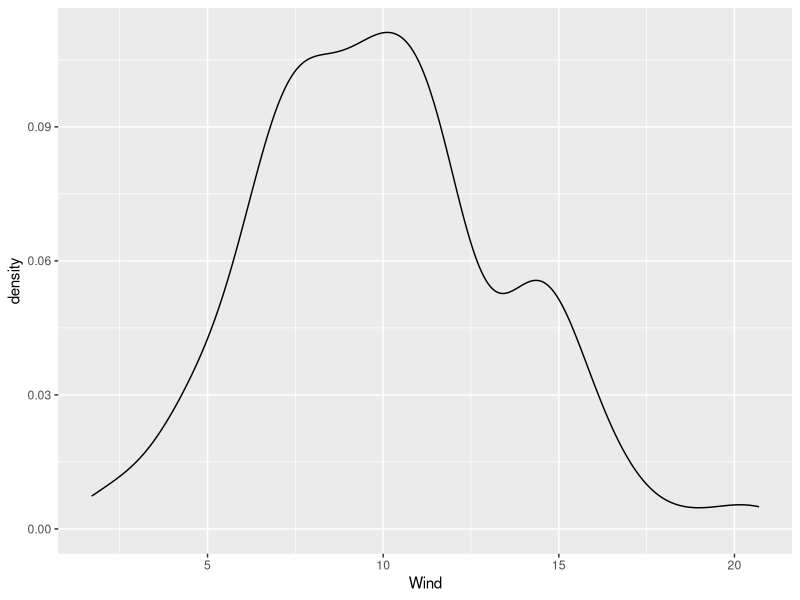
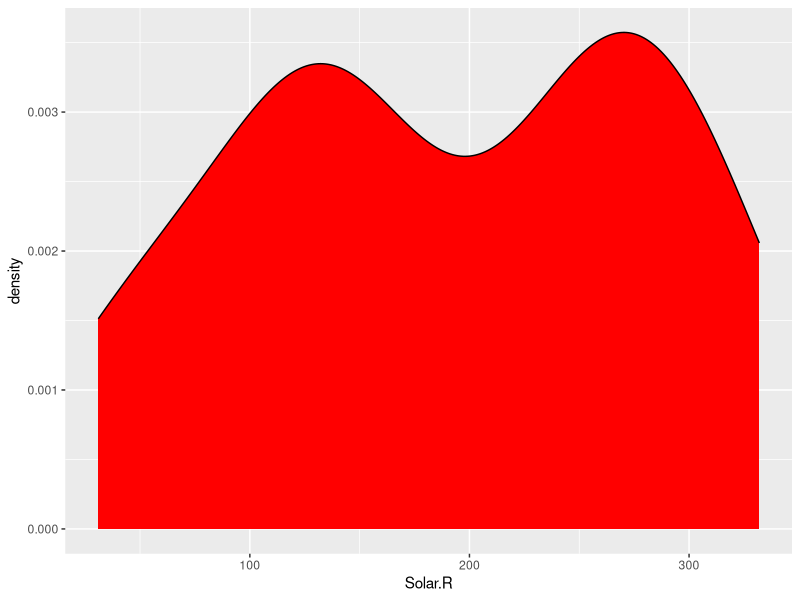
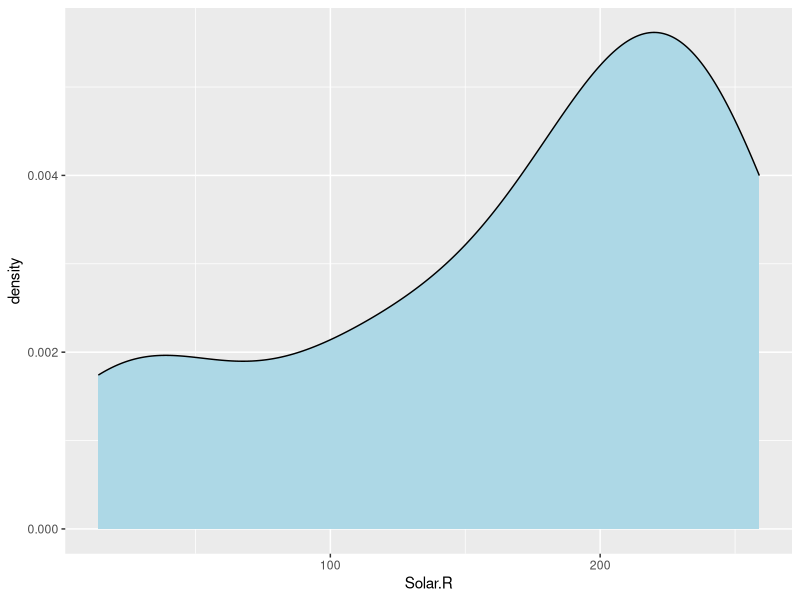
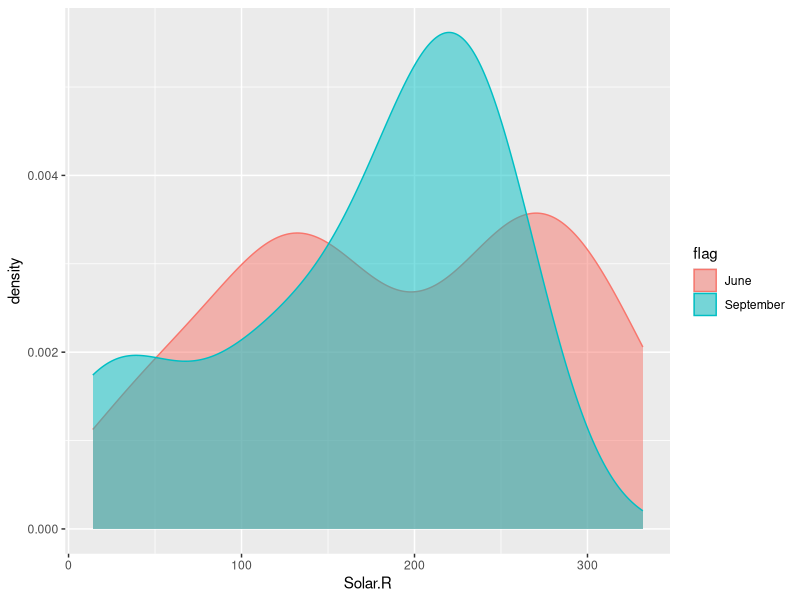

The R source for these figures, in order:
## ---- chunk 1
# Load library datasets.
library(datasets)
# Load ggplot2.
library(ggplot2)
# Check to make sure dataframe airquality is loaded.
head(airquality)
## ---- chunk 2
# I'm creating a duplicate data frame as to preserve the source data
# I know this isn't too necessary in R, but I write in other languages, so I figure it's a good habit
df.a = airquality
# The dates are not convenient for plotting, so we're adding another column to count the days since 5/1
df.a$daycount = 1:nrow(df.a)
# Plot density of airquality in ggplot2
ggplot(df.a, aes(x=Wind)) +
  geom_density()
## ---- chunk 3
# Subsetting data for the month of June
df.b = subset(airquality, Month==6)
# Plotting solar radiation
ggplot(df.b, aes(Solar.R)) +
  geom_density(fill="red")
## ---- chunk 4
# Subsetting data for the month of September
df.c = subset(airquality, Month==9)
# Plotting solar radiation
ggplot(df.c, aes(Solar.R)) +
  geom_density(fill="light blue")
## ---- chunk 5
# Create subset of data with both June and September
cc = subset(airquality, Month==6 | Month==9)
# Create groups for density plot
cc$flag = ifelse(cc$Month==6, "June", "September")
# Plot both months onto the same density plot
ggplot(cc, aes(x=Solar.R, color=flag, fill=flag)) +
  geom_density(alpha=0.5)
## ---- chunk 6
# Finding the mean of Ozone, it will give us NA since by default, na.rm is FALSE in mean()
mean(airquality$Ozone)
## ---- chunk 7
mean(airquality$Ozone, na.rm = T)
